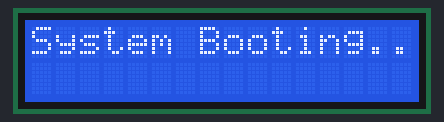
The sketch below on a simulated Arduino Uno, built with avr-gcc and run on an emulated ATmega328P. Shown: 16×2 character LCD. The local clock reads 2024-03-15 10:24:30 at power-on unless the sketch sets it; what the sketch prints to the serial monitor is not drawn.

Above: at 0.1 s.
At 2.2 s:
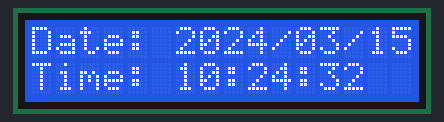
At 10.4 s:
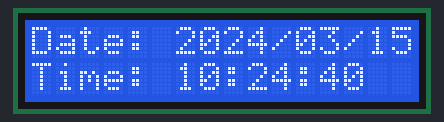
At 19.7 s:
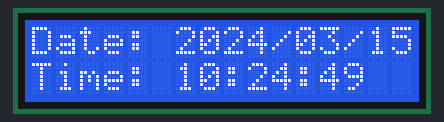
At 29.0 s:
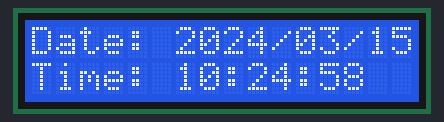
At 38.3 s:
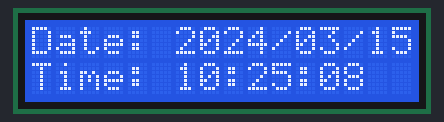

The sketch:

LAB3_BCA189.ino
```cpp
#include <Wire.h>
#include <RTClib.h>
#include <LiquidCrystal_I2C.h>

// Initialize the DS1307 RTC and LCD objects
RTC_DS1307 rtc;
LiquidCrystal_I2C lcd(0x27, 16, 2);

void setup() {
  Serial.begin(115200);
  Wire.begin();

  // Initialize LCD
  lcd.begin();
  lcd.backlight();
  lcd.setCursor(0, 0);
  lcd.print("System Booting..");

  // Initialize RTC
  if (!rtc.begin()) {
    Serial.println("Couldn't find RTC");
    lcd.clear();
    lcd.print("RTC Error!");
    while (1) delay(10); // Halt execution
  }

  // If the RTC is not running, set it to the time the sketch was compiled
  if (!rtc.isrunning()) {
    Serial.println("RTC is NOT running, setting time...");
    rtc.adjust(DateTime(F(__DATE__), F(__TIME__)));
  }

  delay(2000);
  lcd.clear();
}

void loop() {
  DateTime now = rtc.now();

  // --- 1. Print Data to Serial Monitor ---
  Serial.print("Date: ");
  Serial.print(now.year(), DEC);
  Serial.print('/');
  Serial.print(now.month(), DEC);
  Serial.print('/');
  Serial.print(now.day(), DEC);

  Serial.print(" | Time: ");
  Serial.print(now.hour(), DEC);
  Serial.print(':');
  Serial.print(now.minute(), DEC);
  Serial.print(':');
  Serial.println(now.second(), DEC);

  // --- 2. Print Data to LCD Display ---
  // Row 0: Date
  lcd.setCursor(0, 0);
  lcd.print("Date: ");
  lcd.print(now.year(), DEC);
  lcd.print('/');
  if(now.month() < 10) lcd.print('0');
  lcd.print(now.month(), DEC);
  lcd.print('/');
  if(now.day() < 10) lcd.print('0');
  lcd.print(now.day(), DEC);

  // Row 1: Time
  lcd.setCursor(0, 1);
  lcd.print("Time: ");
  if(now.hour() < 10) lcd.print('0');
  lcd.print(now.hour(), DEC);
  lcd.print(':');
  if(now.minute() < 10) lcd.print('0');
  lcd.print(now.minute(), DEC);
  lcd.print(':');
  if(now.second() < 10) lcd.print('0');
  lcd.print(now.second(), DEC);

  delay(1000);
}
```

Measured:
- what the display in image 1 shows lasts 1.0 s, from 2.1 s to 3.1 s
